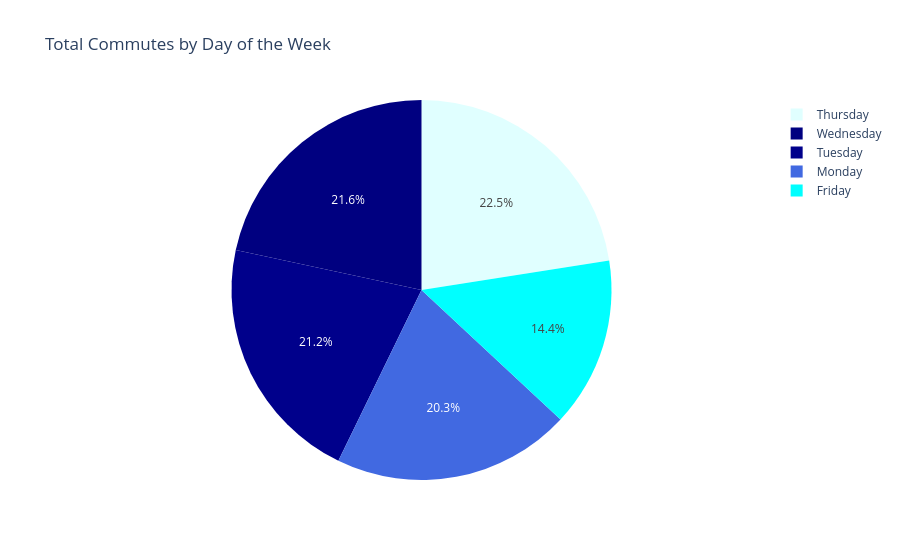

The code cell stored with this chart in its notebook:
### Code cell
# get the count of commutes per day
dow_count = df['day_of_week'].value_counts().reset_index()
dow_count.columns = ['day_of_week', 'count'] # Rename columns so Plotly understands them

#create the pie chart
fig_pie = px.pie(
    dow_count, 
    values='count', 
    names='day_of_week', 
    title='Total Commutes by Day of the Week',
    color='day_of_week',
    color_discrete_map={
        'Monday': 'royalblue',
        'Tuesday': 'darkblue',
        'Wednesday': 'navy',
        'Thursday': 'lightcyan',
        'Friday': 'cyan'
    }
)


fig_pie.show()

### Figure 1 — Plotly figure (JSON) as saved in the notebook; plotly's stock layout.template omitted (floating-point values rounded to 4 significant figures)
{"data": [{"customdata": [["Thursday"], ["Wednesday"], ["Tuesday"], ["Monday"], ["Friday"]], "domain": {"x": [0, 1], "y": [0, 1]}, "hovertemplate": "day_of_week=%{customdata[0]}<br>count=%{value}<extra></extra>", "labels": ["Thursday", "Wednesday", "Tuesday", "Monday", "Friday"], "legendgroup": "", "marker": {"colors": ["lightcyan", "navy", "darkblue", "royalblue", "cyan"]}, "name": "", "showlegend": true, "type": "pie", "values": [50, 48, 47, 45, 32]}], "layout": {"legend": {"tracegroupgap": 0}, "title": {"text": "Total Commutes by Day of the Week"}}}
